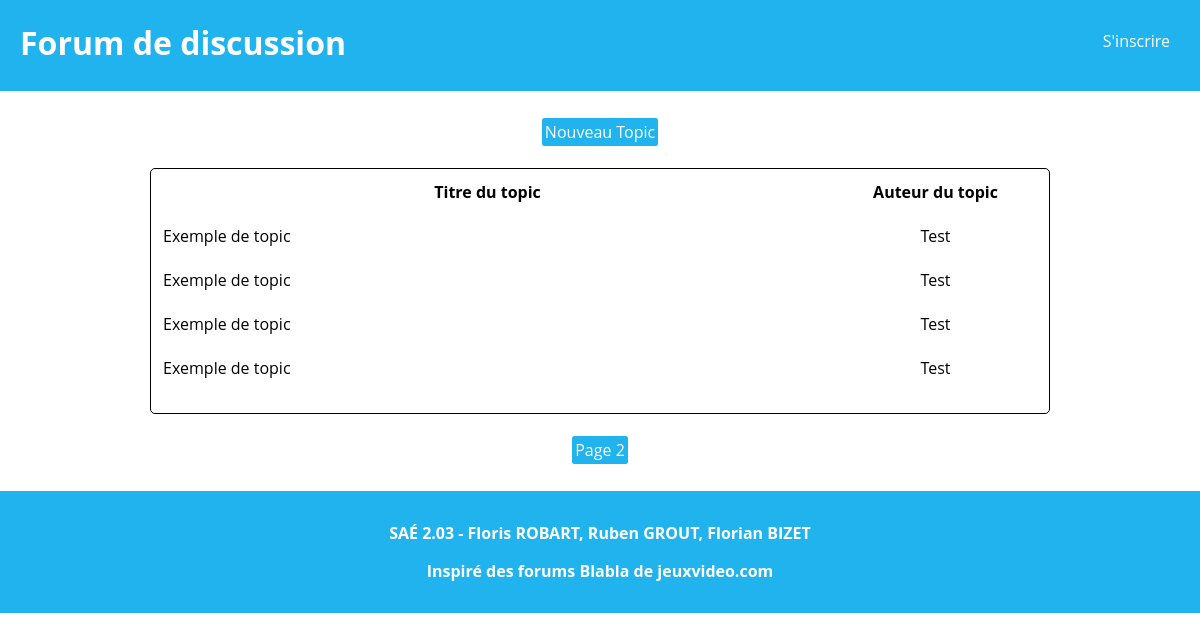
The app's page /index.php?page=3, older data.
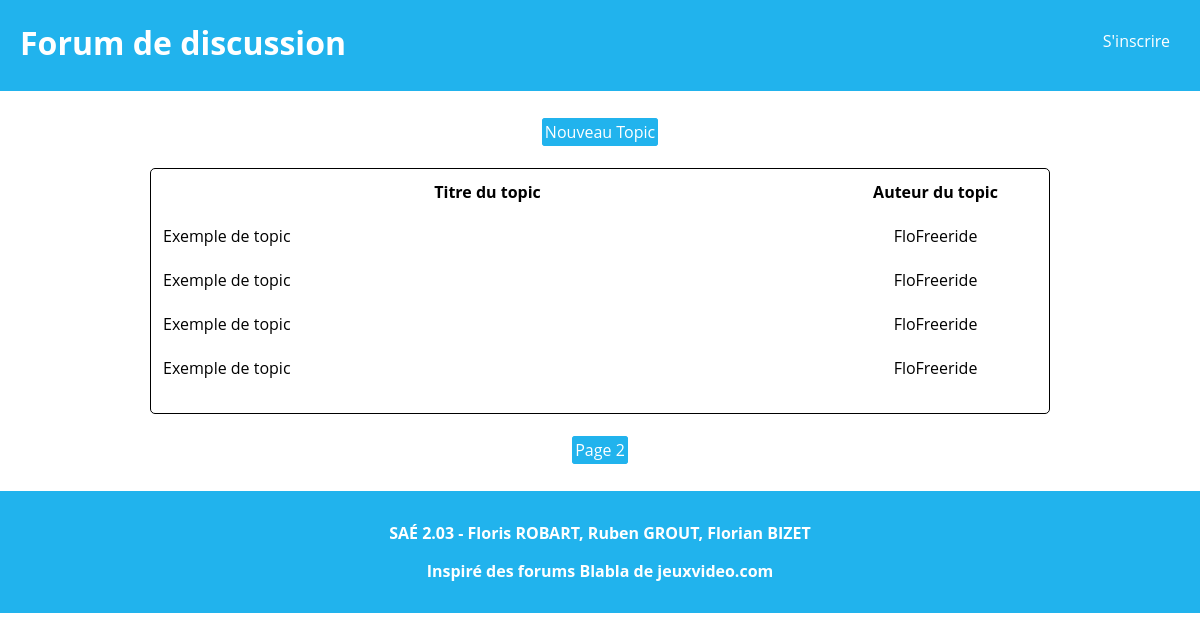
The same page, newer data.
### tables this page shows
CREATE TABLE Topic (
    idTopic INT PRIMARY KEY NOT NULL AUTO_INCREMENT,
    titre   VARCHAR(200),
    contenu TEXT,
    idUser  INT REFERENCES Users(idUser)
);

CREATE TABLE Users (
    idUser INT  PRIMARY KEY NOT NULL AUTO_INCREMENT,
    pseudo  VARCHAR(60),
    hashMdp VARCHAR(255),
    UNIQUE(pseudo)
);

### html/index.php (the view, shortened to what this page needs)
<!DOCTYPE html>
<?php
$dbuser = 'review_site';
$dbpass = 'JxSLRkdutW';
$conn = new mysqli("localhost", $dbuser, $dbpass, "forum");
$conn->set_charset("utf8");
$page = $_GET["page"];
$topicCount = 25;
$query = "SELECT t.*, u.pseudo FROM Topic t JOIN Users u ON t.idUser = u.idUser ORDER BY idTopic DESC LIMIT " . ($topicCount*($page-1)) . "," . ($topicCount*$page) . ";";
$queryResult = $conn->query($query);
?>
<html>
	<head>
		<link rel="stylesheet" href="style.css"/>
	</head>
	<body>
		<header>
			<h1><a href="index.php">Forum de discussion</a></h1>
			<a href="inscription.html">S'inscrire</a>
		</header>
		<main>
			<a href="ecrireTopic.html">Nouveau Topic</a>
			<table>
				<tr>
					<th>Titre du topic</th>
					<th>Auteur du topic</th>
				</tr>
				<?php
					do {
						$resultArray = $queryResult->fetch_array();
						echo "<tr>";
						echo "	<td class='topicTitle'><a href=\"topic.php?topicid=". $resultArray["idTopic"] .  "\">" . $resultArray["titre"] . "</a></td>";
						echo "	<td>" . $resultArray["pseudo"] . "</td>";
						echo "</tr>";
					} while ($resultArray);
				?>
			</table>
			<?php
				if ($page > 1) {echo "<a href='index.php?page=" . ($page-1) . "'>Page " . ($page-1) . "</a>";}
			?>
		</main>
		<footer>
			<p>SAÉ 2.03 - Floris ROBART, Ruben GROUT, Florian BIZET</p>
			<p>Inspiré des forums Blabla de jeuxvideo.com</p>
		</footer>
	</body>
</html>

Row changes from the older to the newer data that the page shows:
changed topic (number 1 of 4 on the later page): idUser.pseudo "Test" → "FloFreeride"
changed topic (number 2 of 4 on the later page): idUser.pseudo "Test" → "FloFreeride"
changed topic (number 3 of 4 on the later page): idUser.pseudo "Test" → "FloFreeride"
changed topic (number 4 of 4 on the later page): idUser.pseudo "Test" → "FloFreeride"
